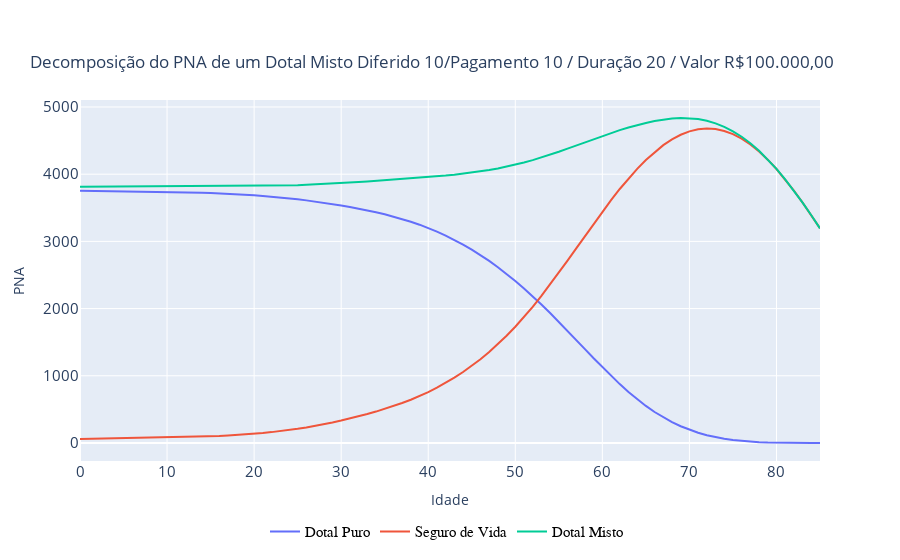

Here is the notebook cell this chart was saved with:
### Code cell
values = []
c1 = 'd' # País desenvolvido
c2 = 'A' #Cenário atual
c3 = 'D' #Governo Dilma
desc1 = "Dotal Puro"
desc2 = "Seguro de Vida"
desc3 = "Dotal Misto"

fig = go.Figure()

for c, desc in zip([c1, c2, c3], [desc1, desc2, desc3]):
    x_ = []
    y_ = []
    for age in range(0, 100):
        try:
            cell = []
            b.gen_commutations(0.04)
            if c == 'd':
                prazo = 30
                dif = 0
            else:
                prazo = 20
                dif = 10
                
            b.calc_premium(age=age, dif_benef=dif, 
                   term_benef=prazo, dif_pay=0, 
                   term_pay=10, antecip_pay=False, prod=c)
            
            
            x_.append(age)
            y_.append(b.pna*value)
        except:
            pass
        
    fig.add_trace(go.Scatter(x=np.array(x_), y=np.array(y_),
                              mode='lines',
                              name=desc))
    title = "Decomposição do PNA de um Dotal Misto Diferido 10/Pagamento 10 / Duração 20 / Valor R$100.000,00"
    
    fig.update_layout(title={'text':title,
                              'y':0.9,
                              'x':0.48,
                             'xanchor': 'center',
                             'yanchor': 'top'},
                      xaxis_title='Idade',
                      yaxis_title='PNA', 
                      legend_orientation="h",
                      legend=dict(x=0.25, y=-0.15,
                                  font=dict(
                                  family="arial",
                                  size=15,
                                  color="black"
                      )))
    fig.update_xaxes(tickfont = dict(size=15))
    fig.update_yaxes(tickfont = dict(size=15)) 
            
fig.show()

### Figure 1 — Plotly figure (JSON) as saved in the notebook; plotly's stock layout.template omitted (floating-point values rounded to 4 significant figures)
{"data": [{"mode": "lines", "name": "Dotal Puro", "type": "scatter", "x": [0, 1, 2, 3, 4, 5, 6, 7, 8, 9, 10, 11, 12, 13, 14, 15, 16, 17, 18, 19, 20, 21, 22, 23, 24, 25, 26, 27, 28, 29, 30, 31, 32, 33, 34, 35, 36, 37, 38, 39, 40, 41, 42, 43, 44, 45, 46, 47, 48, 49, 50, 51, 52, 53, 54, 55, 56, 57, 58, 59, 60, 61, 62, 63, 64, 65, 66, 67, 68, 69, 70, 71, 72, 73, 74, 75, 76, 77, 78, 79, 80, 81, 82, 83, 84, 85], "y": [3752.0, 3751.0, 3749.0, 3748.0, 3746.0, 3744.0, 3743.0, 3741.0, 3740.0, 3738.0, 3736.0, 3734.0, 3732.0, 3729.0, 3725.0, 3721.0, 3716.0, 3710.0, 3703.0, 3695.0, 3686.0, 3676.0, 3666.0, 3654.0, 3640.0, 3626.0, 3610.0, 3594.0, 3575.0, 3556.0, 3535.0, 3512.0, 3488.0, 3462.0, 3434.0, 3404.0, 3370.0, 3333.0, 3293.0, 3248.0, 3199.0, 3145.0, 3086.0, 3022.0, 2952.0, 2877.0, 2796.0, 2709.0, 2616.0, 2517.0, 2412.0, 2300.0, 2183.0, 2060.0, 1933.0, 1802.0, 1668.0, 1532.0, 1396.0, 1261.0, 1128.0, 999.4, 876.0, 759.5, 650.9, 551.1, 460.9, 380.4, 309.8, 248.7, 196.4, 152.3, 115.6, 85.48, 61.32, 42.41, 28.07, 17.6, 10.34, 5.603, 2.744, 1.181, 0.4291, 0.1234, 0.02496, 0.002665]}, {"mode": "lines", "name": "Seguro de Vida", "type": "scatter", "x": [0, 1, 2, 3, 4, 5, 6, 7, 8, 9, 10, 11, 12, 13, 14, 15, 16, 17, 18, 19, 20, 21, 22, 23, 24, 25, 26, 27, 28, 29, 30, 31, 32, 33, 34, 35, 36, 37, 38, 39, 40, 41, 42, 43, 44, 45, 46, 47, 48, 49, 50, 51, 52, 53, 54, 55, 56, 57, 58, 59, 60, 61, 62, 63, 64, 65, 66, 67, 68, 69, 70, 71, 72, 73, 74, 75, 76, 77, 78, 79, 80, 81, 82, 83, 84, 85], "y": [60.61, 62.76, 64.81, 66.81, 68.76, 70.69, 72.6, 74.51, 76.49, 78.6, 80.93, 83.54, 86.53, 89.99, 94.04, 98.79, 104.3, 110.8, 118.3, 127.0, 136.9, 148.3, 161.2, 175.8, 192.2, 210.6, 231.1, 253.7, 278.3, 304.8, 333.2, 363.5, 395.8, 430.2, 466.9, 506.1, 548.3, 593.9, 643.5, 697.7, 757.1, 822.1, 893.4, 971.1, 1056.0, 1147.0, 1246.0, 1354.0, 1470.0, 1595.0, 1729.0, 1873.0, 2026.0, 2188.0, 2358.0, 2533.0, 2713.0, 2897.0, 3080.0, 3263.0, 3442.0, 3615.0, 3780.0, 3935.0, 4080.0, 4212.0, 4330.0, 4433.0, 4519.0, 4587.0, 4637.0, 4668.0, 4679.0, 4671.0, 4643.0, 4596.0, 4529.0, 4443.0, 4339.0, 4216.0, 4077.0, 3923.0, 3756.0, 3577.0, 3389.0, 3194.0]}, {"mode": "lines", "name": "Dotal Misto", "type": "scatter", "x": [0, 1, 2, 3, 4, 5, 6, 7, 8, 9, 10, 11, 12, 13, 14, 15, 16, 17, 18, 19, 20, 21, 22, 23, 24, 25, 26, 27, 28, 29, 30, 31, 32, 33, 34, 35, 36, 37, 38, 39, 40, 41, 42, 43, 44, 45, 46, 47, 48, 49, 50, 51, 52, 53, 54, 55, 56, 57, 58, 59, 60, 61, 62, 63, 64, 65, 66, 67, 68, 69, 70, 71, 72, 73, 74, 75, 76, 77, 78, 79, 80, 81, 82, 83, 84, 85], "y": [3813.0, 3814.0, 3814.0, 3814.0, 3815.0, 3815.0, 3815.0, 3816.0, 3816.0, 3817.0, 3817.0, 3818.0, 3818.0, 3819.0, 3819.0, 3820.0, 3820.0, 3820.0, 3821.0, 3822.0, 3823.0, 3825.0, 3827.0, 3829.0, 3833.0, 3837.0, 3842.0, 3847.0, 3854.0, 3861.0, 3868.0, 3876.0, 3884.0, 3893.0, 3901.0, 3910.0, 3919.0, 3927.0, 3937.0, 3946.0, 3956.0, 3967.0, 3979.0, 3993.0, 4007.0, 4024.0, 4042.0, 4062.0, 4086.0, 4112.0, 4141.0, 4174.0, 4210.0, 4249.0, 4291.0, 4335.0, 4381.0, 4429.0, 4477.0, 4524.0, 4570.0, 4614.0, 4656.0, 4695.0, 4731.0, 4763.0, 4791.0, 4813.0, 4828.0, 4836.0, 4833.0, 4820.0, 4795.0, 4757.0, 4705.0, 4638.0, 4557.0, 4461.0, 4349.0, 4222.0, 4080.0, 3924.0, 3756.0, 3577.0, 3389.0, 3194.0]}], "layout": {"legend": {"font": {"color": "black", "family": "arial", "size": 15}, "orientation": "h", "x": 0.25, "y": -0.15}, "title": {"text": "Decomposição do PNA de um Dotal Misto Diferido 10/Pagamento 10 / Duração 20 / Valor R$100.000,00", "x": 0.48, "xanchor": "center", "y": 0.9, "yanchor": "top"}, "xaxis": {"tickfont": {"size": 15}, "title": {"text": "Idade"}}, "yaxis": {"tickfont": {"size": 15}, "title": {"text": "PNA"}}}}
